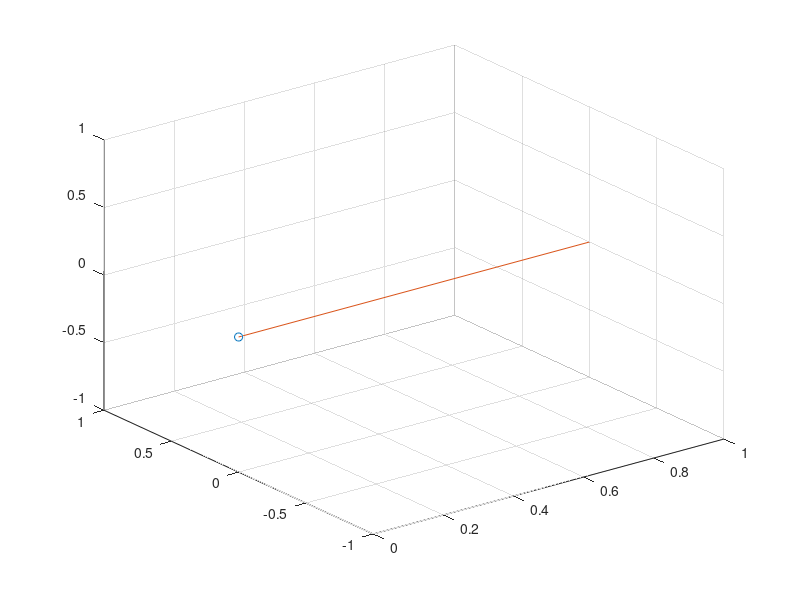

MATLAB code to generate this figure: (Note: this script raises an error after producing the figure.)


clc
clear all
close all

fprintf('Press 1 for zyz orientation.\nPress 2 for zyx orientation.');
orient=input(' ','s');
if xor(strcmp(orient,'1'),strcmp(orient,'2')) == 0
        fprintf('Invalid input. Press p for prismatic joint, Press r for revolute joint\n');
        %exit;
end
if orient=='1'
fprintf('Press 1 to calculate the zyz rotation matrix.\nPress 2 to calculate zyz euler angles from rotation matrix');
c=input(' ','s');
if xor(strcmp(c,'1'),strcmp(c,'2')) == 0
        fprintf('Invalid input.');
        %exit;
end
if c=='1'
   z = input('Enter the z angle');
   y = input('Enter the y angle');
   z1 = input('Enter the z1 angle');
   zyz = [cos(z)*cos(y)*cos(z1)-sin(z)*sin(z1) -cos(z)*cos(y)*cos(z1) cos(z)*sin(y); sin(z)*cos(y)*cos(z1)-cos(z)*sin(z1) -sin(z)*cos(y)*sin(z)+cos(z)*cos(z1) sin(z)*sin(z1); -sin(y)*cos(z1) sin(y)*sin(z1) cos(z)]
R = zyz;
    
end

if c=='2'
zyz = input('Enter the zyz matrix');
z = atan2(zyz(2,3),zyz(1,3))
y = atan2((sqrt(zyz(1,3)^2+zyz(2,3)^2)),zyz(3,3))
z1 = atan2(zyz(3,2),-zyz(3,1))
R = zyz;


end
end

if orient=='2'
fprintf('Press 1 to calculate the zyx rotation matrix.\nPress 2 to calculate zyx euler angles from rotation matrix');
c=input(' ','s');
if xor(strcmp(c,'1'),strcmp(c,'2')) == 0
        fprintf('Invalid input.');
        %exit;
end

if c=='1'
z = input('Enter the z angle');
y = input('Enter the y angle');
x = input('Enter the x angle');

zyx = [cos(z)*cos(y) cos(z)*sin(y)*sin(x)-sin(z)*cos(x) cos(z)*sin(y)*cos(x)+sin(z)*sin(x); sin(x)*cos(y) sin(z)*sin(y)*sin(x)+cos(z)*cos(x) sin(z)*sin(y)*cos(x)-cos(z)*sin(x); -sin(y) cos(y)*sin(x) cos(y)*cos(x)]
R = zyx;
    
end

if c=='2'

zyx = input('Enter the zyx matrix')
z = atan2(zyx(2,1),zyx(1,1));
y = atan2(-zyx(3,1),sqrt(zyx(3,2)^2+zyx(3,3)^2));
x = atan2(zyx(3,2),zyx(3,3));
R = zyx;

end
end

figure(1)
axis_start = [0 0 0];
axis_end(:,1) = axis_start + [1 0 0];
axis_end(:,2) = axis_start + [0 1 0];
axis_end(:,3) = axis_start + [0 0 1];

plot3(0,0,0, 'o')
grid on;
hold on;

for i = 1:3    
    h=plot3([axis_start(1) axis_end(1,i)],...        
        [axis_start(2) axis_end(2,i)],...        
        [axis_start(3) axis_end(3,i)]);    
    if i==1        
        h.Color='red'; 
        text(axis_end(1,i),...
            axis_end(2,i),...
            axis_end(3,i),'x_A','VerticalAlignment','bottom','HorizontalAlignment','right','fontsize',16);
        
    elseif i==2        
        h.Color='green';
        text(axis_end(1,i),...
           axis_end(2,i),...
           axis_end(3,i),'y_A','VerticalAlignment','bottom','HorizontalAlignment','right','fontsize',16);
    else
        h.Color='blue';
        text(axis_end(1,i),...
           axis_end(2,i),...
           axis_end(3,i),'z_A','VerticalAlignment','bottom','HorizontalAlignment','right','fontsize',16);
    end
end
p = R(1:3,4);

title ('Project Euler')
v1 = quiver3(axis_start(1), axis_start(2),axis_start(3),p(1),p(2),p(3),0);
v1.Color = 'Black';
text((axis_start(1)+p(1))/2,...
    (axis_start(2)+p(2))/2,...
    (axis_start(3)+p(3))/2,'$\bar{T^B_C}$','Interpreter','Latex',...
    'VerticalAlignment','top','HorizontalAlignment','right','fontsize',16);

axis_start = p(1);
for i=1:3
    axis_end (:,i) = axis_start + R(1:3,i);
end

plot3(p(1), p(2),p(3),'x'),...

for i = 1:3    
    h=plot3([axis_start(1) axis_end(1,i)],...        
        [axis_start(2) axis_end(2,i)],...        
        [axis_start(3) axis_end(3,i)]);  
      if i==1        
        h.Color='red'; 
        text(axis_end(1,i),...
            axis_end(2,i),...
            axis_end(3,i),'x_B','VerticalAlignment','bottom','HorizontalAlignment','right','fontsize',16);
        
    elseif i==2        
        h.Color='green';
        text(axis_end(1,i),...
           axis_end(2,i),...
           axis_end(3,i),'y_B','VerticalAlignment','bottom','HorizontalAlignment','right','fontsize',16);
    else
        h.Color='blue';
        text(axis_end(1,i),...
           axis_end(2,i),...
           axis_end(3,i),'z_B','VerticalAlignment','bottom','HorizontalAlignment','right','fontsize',16);
      end
end

%axis_start = p(1)
%v2 = quiver3(axis_start(1), axis_start(2),axis(3),p(1),p(2),p(3),o);
%v2.Color = 'Black';
%text((axis_start(1)+p(1))/2,...
    %(axis_start(2)+p(2))/2,...
    %(axis_start(3)+p(3))/2,'$\bar{T^B_C}$','Interpreter','Latex',...
    %'VerticalAlignment','top','HorizontalAlignment','right','fontsize',16);
    
